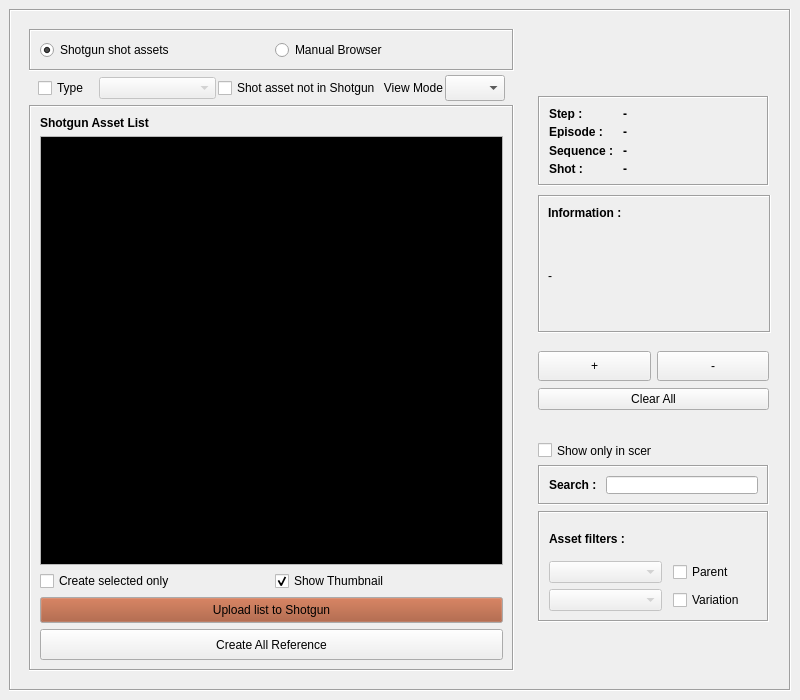
<?xml version="1.0" encoding="UTF-8"?>
<ui version="4.0">
 <class>loaderWindow</class>
 <widget class="QMainWindow" name="loaderWindow">
  <property name="geometry">
   <rect>
    <x>0</x>
    <y>0</y>
    <width>800</width>
    <height>700</height>
   </rect>
  </property>
  <property name="minimumSize">
   <size>
    <width>800</width>
    <height>0</height>
   </size>
  </property>
  <property name="windowTitle">
   <string>Arx Anim Loader v.1.0</string>
  </property>
  <widget class="QWidget" name="centralwidget">
   <layout class="QHBoxLayout" name="horizontalLayout_3">
    <item>
     <widget class="QFrame" name="frame">
      <property name="frameShape">
       <enum>QFrame::Box</enum>
      </property>
      <property name="frameShadow">
       <enum>QFrame::Sunken</enum>
      </property>
      <layout class="QHBoxLayout" name="horizontalLayout_15">
       <item>
        <widget class="QFrame" name="frame_5">
         <property name="minimumSize">
          <size>
           <width>311</width>
           <height>611</height>
          </size>
         </property>
         <property name="frameShape">
          <enum>QFrame::NoFrame</enum>
         </property>
         <property name="frameShadow">
          <enum>QFrame::Raised</enum>
         </property>
         <layout class="QVBoxLayout" name="verticalLayout_3">
          <property name="spacing">
           <number>2</number>
          </property>
          <item>
           <widget class="QFrame" name="frame_3">
            <property name="frameShape">
             <enum>QFrame::Box</enum>
            </property>
            <property name="frameShadow">
             <enum>QFrame::Sunken</enum>
            </property>
            <layout class="QHBoxLayout" name="horizontalLayout">
             <item>
              <widget class="QRadioButton" name="shotgun_radioButton">
               <property name="text">
                <string>Shotgun shot assets</string>
               </property>
               <property name="checked">
                <bool>true</bool>
               </property>
              </widget>
             </item>
             <item>
              <widget class="QRadioButton" name="manualBrowser_radioButton">
               <property name="text">
                <string>Manual Browser</string>
               </property>
              </widget>
             </item>
            </layout>
           </widget>
          </item>
          <item>
           <widget class="QFrame" name="frame_6">
            <property name="frameShape">
             <enum>QFrame::NoFrame</enum>
            </property>
            <property name="frameShadow">
             <enum>QFrame::Raised</enum>
            </property>
            <layout class="QHBoxLayout" name="horizontalLayout_6" stretch="1,2,0,1,1">
             <property name="spacing">
              <number>2</number>
             </property>
             <property name="leftMargin">
              <number>9</number>
             </property>
             <property name="topMargin">
              <number>2</number>
             </property>
             <property name="rightMargin">
              <number>9</number>
             </property>
             <property name="bottomMargin">
              <number>2</number>
             </property>
             <item>
              <widget class="QCheckBox" name="type_checkBox">
               <property name="text">
                <string>Type</string>
               </property>
              </widget>
             </item>
             <item>
              <widget class="QComboBox" name="type_comboBox">
               <property name="enabled">
                <bool>false</bool>
               </property>
              </widget>
             </item>
             <item>
              <widget class="QCheckBox" name="showMayaAsset_checkBox">
               <property name="text">
                <string>Shot asset not in Shotgun</string>
               </property>
              </widget>
             </item>
             <item>
              <widget class="QLabel" name="label_4">
               <property name="font">
                <font>
                 <weight>50</weight>
                 <bold>false</bold>
                </font>
               </property>
               <property name="text">
                <string>View Mode</string>
               </property>
               <property name="alignment">
                <set>Qt::AlignRight|Qt::AlignTrailing|Qt::AlignVCenter</set>
               </property>
              </widget>
             </item>
             <item>
              <widget class="QComboBox" name="viewMode_comboBox">
               <property name="maximumSize">
                <size>
                 <width>60</width>
                 <height>30</height>
                </size>
               </property>
               <property name="font">
                <font>
                 <pointsize>11</pointsize>
                </font>
               </property>
              </widget>
             </item>
            </layout>
           </widget>
          </item>
          <item>
           <widget class="QFrame" name="frame_2">
            <property name="minimumSize">
             <size>
              <width>291</width>
              <height>520</height>
             </size>
            </property>
            <property name="frameShape">
             <enum>QFrame::Box</enum>
            </property>
            <property name="frameShadow">
             <enum>QFrame::Sunken</enum>
            </property>
            <layout class="QVBoxLayout" name="verticalLayout">
             <item>
              <widget class="QLabel" name="main_label">
               <property name="font">
                <font>
                 <weight>75</weight>
                 <bold>true</bold>
                </font>
               </property>
               <property name="text">
                <string>Shotgun Asset List</string>
               </property>
              </widget>
             </item>
             <item>
              <widget class="QListWidget" name="main_listWidget">
               <property name="palette">
                <palette>
                 <active>
                  <colorrole role="Base">
                   <brush brushstyle="SolidPattern">
                    <color alpha="255">
                     <red>0</red>
                     <green>0</green>
                     <blue>0</blue>
                    </color>
                   </brush>
                  </colorrole>
                 </active>
                 <inactive>
                  <colorrole role="Base">
                   <brush brushstyle="SolidPattern">
                    <color alpha="255">
                     <red>0</red>
                     <green>0</green>
                     <blue>0</blue>
                    </color>
                   </brush>
                  </colorrole>
                 </inactive>
                 <disabled>
                  <colorrole role="Base">
                   <brush brushstyle="SolidPattern">
                    <color alpha="255">
                     <red>240</red>
                     <green>240</green>
                     <blue>240</blue>
                    </color>
                   </brush>
                  </colorrole>
                 </disabled>
                </palette>
               </property>
               <property name="font">
                <font>
                 <pointsize>9</pointsize>
                 <weight>75</weight>
                 <bold>true</bold>
                </font>
               </property>
               <property name="contextMenuPolicy">
                <enum>Qt::CustomContextMenu</enum>
               </property>
               <property name="defaultDropAction">
                <enum>Qt::IgnoreAction</enum>
               </property>
               <property name="selectionMode">
                <enum>QAbstractItemView::ExtendedSelection</enum>
               </property>
               <property name="movement">
                <enum>QListView::Static</enum>
               </property>
               <property name="isWrapping" stdset="0">
                <bool>false</bool>
               </property>
               <property name="resizeMode">
                <enum>QListView::Adjust</enum>
               </property>
               <property name="layoutMode">
                <enum>QListView::SinglePass</enum>
               </property>
               <property name="viewMode">
                <enum>QListView::ListMode</enum>
               </property>
               <property name="wordWrap">
                <bool>true</bool>
               </property>
               <property name="sortingEnabled">
                <bool>false</bool>
               </property>
              </widget>
             </item>
             <item>
              <layout class="QHBoxLayout" name="horizontalLayout_4">
               <item>
                <widget class="QCheckBox" name="selectedReference_checkBox">
                 <property name="text">
                  <string>Create selected only</string>
                 </property>
                 <property name="checked">
                  <bool>false</bool>
                 </property>
                </widget>
               </item>
               <item>
                <widget class="QCheckBox" name="thumbnail_checkBox">
                 <property name="text">
                  <string>Show Thumbnail</string>
                 </property>
                 <property name="checked">
                  <bool>true</bool>
                 </property>
                </widget>
               </item>
              </layout>
             </item>
             <item>
              <widget class="QPushButton" name="uploadAsset_pushButton">
               <property name="minimumSize">
                <size>
                 <width>0</width>
                 <height>26</height>
                </size>
               </property>
               <property name="palette">
                <palette>
                 <active>
                  <colorrole role="Button">
                   <brush brushstyle="SolidPattern">
                    <color alpha="255">
                     <red>162</red>
                     <green>79</green>
                     <blue>46</blue>
                    </color>
                   </brush>
                  </colorrole>
                 </active>
                 <inactive>
                  <colorrole role="Button">
                   <brush brushstyle="SolidPattern">
                    <color alpha="255">
                     <red>162</red>
                     <green>79</green>
                     <blue>46</blue>
                    </color>
                   </brush>
                  </colorrole>
                 </inactive>
                 <disabled>
                  <colorrole role="Button">
                   <brush brushstyle="SolidPattern">
                    <color alpha="255">
                     <red>162</red>
                     <green>79</green>
                     <blue>46</blue>
                    </color>
                   </brush>
                  </colorrole>
                 </disabled>
                </palette>
               </property>
               <property name="text">
                <string>Upload list to Shotgun</string>
               </property>
              </widget>
             </item>
             <item>
              <widget class="QPushButton" name="createReference_pushButton">
               <property name="minimumSize">
                <size>
                 <width>271</width>
                 <height>31</height>
                </size>
               </property>
               <property name="text">
                <string>Create All Reference</string>
               </property>
              </widget>
             </item>
            </layout>
           </widget>
          </item>
         </layout>
        </widget>
       </item>
       <item>
        <widget class="QFrame" name="frame_4">
         <property name="minimumSize">
          <size>
           <width>251</width>
           <height>611</height>
          </size>
         </property>
         <property name="maximumSize">
          <size>
           <width>251</width>
           <height>900</height>
          </size>
         </property>
         <property name="frameShape">
          <enum>QFrame::NoFrame</enum>
         </property>
         <property name="frameShadow">
          <enum>QFrame::Raised</enum>
         </property>
         <widget class="QFrame" name="filter_frame">
          <property name="geometry">
           <rect>
            <x>9</x>
            <y>491</y>
            <width>231</width>
            <height>111</height>
           </rect>
          </property>
          <property name="frameShape">
           <enum>QFrame::Box</enum>
          </property>
          <property name="frameShadow">
           <enum>QFrame::Sunken</enum>
          </property>
          <layout class="QGridLayout" name="gridLayout_2" columnstretch="4,3">
           <property name="horizontalSpacing">
            <number>11</number>
           </property>
           <item row="2" column="0">
            <widget class="QComboBox" name="parent_comboBox">
             <property name="enabled">
              <bool>false</bool>
             </property>
            </widget>
           </item>
           <item row="3" column="1">
            <widget class="QCheckBox" name="variation_checkBox">
             <property name="text">
              <string>Variation</string>
             </property>
            </widget>
           </item>
           <item row="3" column="0">
            <widget class="QComboBox" name="variation_comboBox">
             <property name="enabled">
              <bool>false</bool>
             </property>
            </widget>
           </item>
           <item row="2" column="1">
            <widget class="QCheckBox" name="parent_checkBox">
             <property name="text">
              <string>Parent</string>
             </property>
            </widget>
           </item>
           <item row="0" column="0">
            <widget class="QLabel" name="label_9">
             <property name="font">
              <font>
               <weight>75</weight>
               <bold>true</bold>
              </font>
             </property>
             <property name="text">
              <string>Asset filters : </string>
             </property>
            </widget>
           </item>
          </layout>
         </widget>
         <widget class="QFrame" name="projectInfo_frame">
          <property name="geometry">
           <rect>
            <x>9</x>
            <y>76</y>
            <width>231</width>
            <height>90</height>
           </rect>
          </property>
          <property name="maximumSize">
           <size>
            <width>233</width>
            <height>93</height>
           </size>
          </property>
          <property name="frameShape">
           <enum>QFrame::Box</enum>
          </property>
          <property name="frameShadow">
           <enum>QFrame::Sunken</enum>
          </property>
          <layout class="QGridLayout" name="gridLayout" columnstretch="1,2">
           <item row="2" column="0">
            <widget class="QLabel" name="label_3">
             <property name="font">
              <font>
               <weight>75</weight>
               <bold>true</bold>
              </font>
             </property>
             <property name="text">
              <string>Sequence : </string>
             </property>
            </widget>
           </item>
           <item row="3" column="1">
            <widget class="QLabel" name="shot_label">
             <property name="font">
              <font>
               <weight>75</weight>
               <bold>true</bold>
              </font>
             </property>
             <property name="text">
              <string>-</string>
             </property>
            </widget>
           </item>
           <item row="3" column="0">
            <widget class="QLabel" name="label_5">
             <property name="font">
              <font>
               <weight>75</weight>
               <bold>true</bold>
              </font>
             </property>
             <property name="text">
              <string>Shot : </string>
             </property>
            </widget>
           </item>
           <item row="1" column="1">
            <widget class="QLabel" name="episode_label">
             <property name="font">
              <font>
               <weight>75</weight>
               <bold>true</bold>
              </font>
             </property>
             <property name="text">
              <string>-</string>
             </property>
            </widget>
           </item>
           <item row="1" column="0">
            <widget class="QLabel" name="label">
             <property name="font">
              <font>
               <weight>75</weight>
               <bold>true</bold>
              </font>
             </property>
             <property name="text">
              <string>Episode : </string>
             </property>
            </widget>
           </item>
           <item row="2" column="1">
            <widget class="QLabel" name="sequence_label">
             <property name="font">
              <font>
               <weight>75</weight>
               <bold>true</bold>
              </font>
             </property>
             <property name="text">
              <string>-</string>
             </property>
            </widget>
           </item>
           <item row="0" column="0">
            <widget class="QLabel" name="label_2">
             <property name="font">
              <font>
               <weight>75</weight>
               <bold>true</bold>
              </font>
             </property>
             <property name="text">
              <string>Step : </string>
             </property>
            </widget>
           </item>
           <item row="0" column="1">
            <widget class="QLabel" name="step_label">
             <property name="font">
              <font>
               <weight>75</weight>
               <bold>true</bold>
              </font>
             </property>
             <property name="text">
              <string>-</string>
             </property>
            </widget>
           </item>
          </layout>
         </widget>
         <widget class="QFrame" name="inforamtion_frame">
          <property name="geometry">
           <rect>
            <x>9</x>
            <y>175</y>
            <width>233</width>
            <height>138</height>
           </rect>
          </property>
          <property name="minimumSize">
           <size>
            <width>233</width>
            <height>138</height>
           </size>
          </property>
          <property name="maximumSize">
           <size>
            <width>233</width>
            <height>138</height>
           </size>
          </property>
          <property name="frameShape">
           <enum>QFrame::Box</enum>
          </property>
          <property name="frameShadow">
           <enum>QFrame::Sunken</enum>
          </property>
          <widget class="QLabel" name="label_15">
           <property name="geometry">
            <rect>
             <x>10</x>
             <y>10</y>
             <width>91</width>
             <height>16</height>
            </rect>
           </property>
           <property name="font">
            <font>
             <weight>75</weight>
             <bold>true</bold>
            </font>
           </property>
           <property name="text">
            <string>Information : </string>
           </property>
          </widget>
          <widget class="QLabel" name="information_label">
           <property name="geometry">
            <rect>
             <x>10</x>
             <y>30</y>
             <width>211</width>
             <height>101</height>
            </rect>
           </property>
           <property name="font">
            <font>
             <pointsize>9</pointsize>
             <weight>50</weight>
             <bold>false</bold>
            </font>
           </property>
           <property name="text">
            <string>-</string>
           </property>
          </widget>
         </widget>
         <widget class="QCheckBox" name="showSceneAsset_checkBox">
          <property name="geometry">
           <rect>
            <x>9</x>
            <y>422</y>
            <width>114</width>
            <height>17</height>
           </rect>
          </property>
          <property name="text">
           <string>Show only in scene</string>
          </property>
          <property name="checked">
           <bool>false</bool>
          </property>
         </widget>
         <widget class="QFrame" name="search_frame">
          <property name="geometry">
           <rect>
            <x>9</x>
            <y>445</y>
            <width>231</width>
            <height>40</height>
           </rect>
          </property>
          <property name="minimumSize">
           <size>
            <width>0</width>
            <height>0</height>
           </size>
          </property>
          <property name="maximumSize">
           <size>
            <width>233</width>
            <height>40</height>
           </size>
          </property>
          <property name="frameShape">
           <enum>QFrame::Box</enum>
          </property>
          <property name="frameShadow">
           <enum>QFrame::Sunken</enum>
          </property>
          <layout class="QHBoxLayout" name="horizontalLayout_2">
           <item>
            <widget class="QLabel" name="label_7">
             <property name="font">
              <font>
               <weight>75</weight>
               <bold>true</bold>
              </font>
             </property>
             <property name="text">
              <string>Search : </string>
             </property>
            </widget>
           </item>
           <item>
            <widget class="QLineEdit" name="search_lineEdit">
             <property name="text">
              <string/>
             </property>
            </widget>
           </item>
          </layout>
         </widget>
         <widget class="QWidget" name="verticalLayoutWidget">
          <property name="geometry">
           <rect>
            <x>9</x>
            <y>330</y>
            <width>231</width>
            <height>63</height>
           </rect>
          </property>
          <layout class="QVBoxLayout" name="verticalLayout_5">
           <item>
            <layout class="QHBoxLayout" name="horizontalLayout_14">
             <item>
              <widget class="QPushButton" name="add_pushButton">
               <property name="minimumSize">
                <size>
                 <width>30</width>
                 <height>30</height>
                </size>
               </property>
               <property name="text">
                <string>+</string>
               </property>
              </widget>
             </item>
             <item>
              <widget class="QPushButton" name="remove_pushButton">
               <property name="minimumSize">
                <size>
                 <width>30</width>
                 <height>30</height>
                </size>
               </property>
               <property name="text">
                <string>-</string>
               </property>
              </widget>
             </item>
            </layout>
           </item>
           <item>
            <widget class="QPushButton" name="clear_pushButton">
             <property name="text">
              <string>Clear All</string>
             </property>
            </widget>
           </item>
          </layout>
         </widget>
         <widget class="QLabel" name="logo_label">
          <property name="geometry">
           <rect>
            <x>9</x>
            <y>9</y>
            <width>221</width>
            <height>61</height>
           </rect>
          </property>
          <property name="minimumSize">
           <size>
            <width>221</width>
            <height>61</height>
           </size>
          </property>
          <property name="maximumSize">
           <size>
            <width>221</width>
            <height>61</height>
           </size>
          </property>
          <property name="font">
           <font>
            <weight>75</weight>
            <bold>true</bold>
           </font>
          </property>
          <property name="text">
           <string/>
          </property>
         </widget>
        </widget>
       </item>
      </layout>
     </widget>
    </item>
   </layout>
  </widget>
  <widget class="QMenuBar" name="menubar">
   <property name="geometry">
    <rect>
     <x>0</x>
     <y>0</y>
     <width>800</width>
     <height>21</height>
    </rect>
   </property>
  </widget>
 </widget>
 <resources/>
 <connections>
  <connection>
   <sender>type_checkBox</sender>
   <signal>toggled(bool)</signal>
   <receiver>type_comboBox</receiver>
   <slot>setEnabled(bool)</slot>
   <hints>
    <hint type="sourcelabel">
     <x>470</x>
     <y>550</y>
    </hint>
    <hint type="destinationlabel">
     <x>414</x>
     <y>550</y>
    </hint>
   </hints>
  </connection>
  <connection>
   <sender>parent_checkBox</sender>
   <signal>toggled(bool)</signal>
   <receiver>parent_comboBox</receiver>
   <slot>setEnabled(bool)</slot>
   <hints>
    <hint type="sourcelabel">
     <x>466</x>
     <y>579</y>
    </hint>
    <hint type="destinationlabel">
     <x>417</x>
     <y>573</y>
    </hint>
   </hints>
  </connection>
  <connection>
   <sender>variation_checkBox</sender>
   <signal>toggled(bool)</signal>
   <receiver>variation_comboBox</receiver>
   <slot>setEnabled(bool)</slot>
   <hints>
    <hint type="sourcelabel">
     <x>468</x>
     <y>604</y>
    </hint>
    <hint type="destinationlabel">
     <x>432</x>
     <y>598</y>
    </hint>
   </hints>
  </connection>
 </connections>
</ui>
